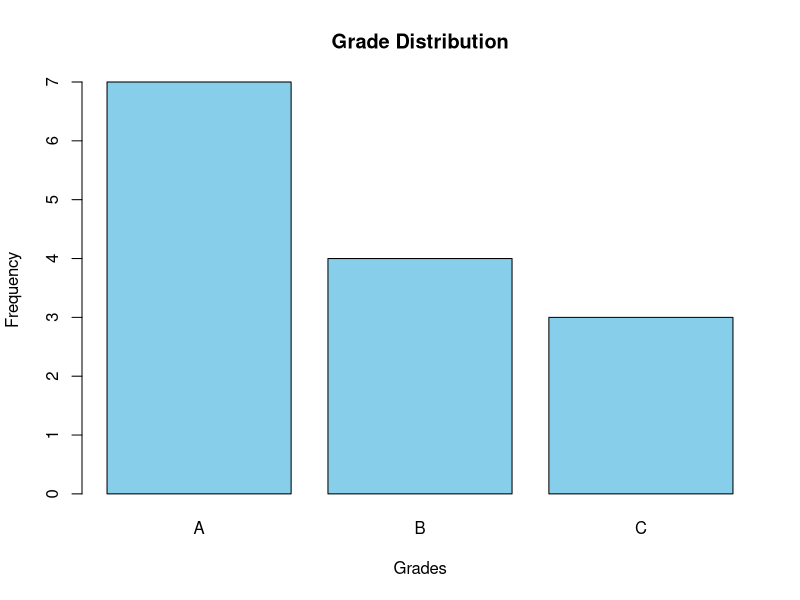
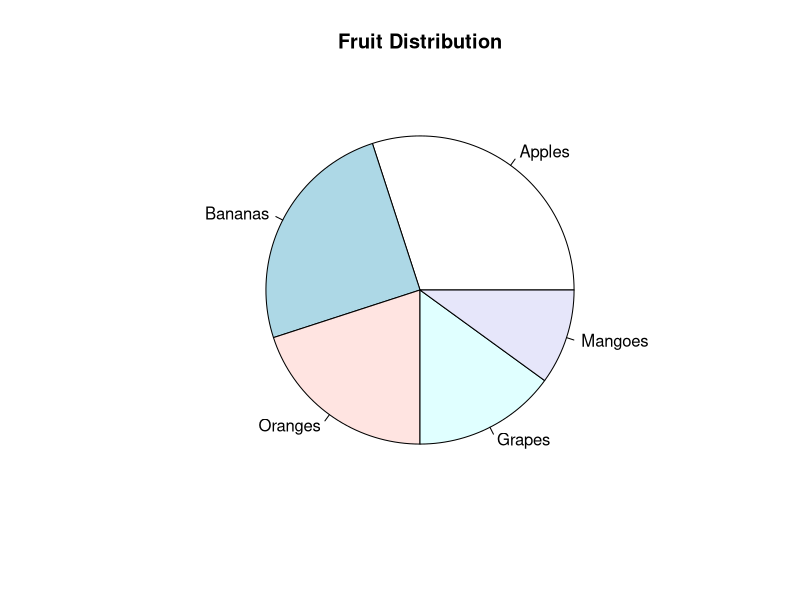

Source code (R) for these figures, in order:
## ---- chunk 1
# Muestra
grades <- c("A", "B", "A", "C", "B", "A", "A", "C", "B", "A", "A", "A", "B", "C")

# Crear una tabla de frecuencias utilizando la función table()
freq_table <- table(grades)

# Mostrar la table de frecuencia
print(freq_table)
## ---- chunk 2
# Creat gráfico de barras utilizando barplot()
barplot(freq_table, main = "Grade Distribution", xlab = "Grades", ylab = "Frequency", col = "skyblue")
## ---- chunk 3
# Muestra datos
fruits <- c("Apples", "Bananas", "Oranges", "Grapes", "Mangoes")
percentages <- c(30, 25, 20, 15, 10)

# Crear un gráfico circular utilizando pie()
pie(percentages, labels = fruits, main = "Fruit Distribution")
## ---- chunk 4
a <- c(2.3, 2.15, 3.50, 2.60, 2.75, 2.82, 4.05, 2.25, 2.68, 3.00, 4.2, 2.85)
mean(a)

b <- c(2.3, 2.15, 3.50, 2.60, 2.75, 2.82, 4.05, 2.25, 2.68, 3.00, 40.2, 2.85)
mean(b)
## ---- chunk 5
a <-  c(45, 35, 32, 79, 67)
median(a)

b <- c(45, 35, 32, 79, 79)
median(b)

c <- c(45, 35, 32, 7900, 67)
median(c)

d <- c(32, 35, 45, 59, 67, 79)
median(d)
## ---- chunk 6
# Generar una función, pues R no tiene una función propia para calcular la moda. 
getmode <- function(v) {
   uniqv <- unique(v)
   uniqv[which.max(tabulate(match(v, uniqv)))]
}

a <- c(45, 35, 32, 78, 79, 67, 32)
getmode(a)
